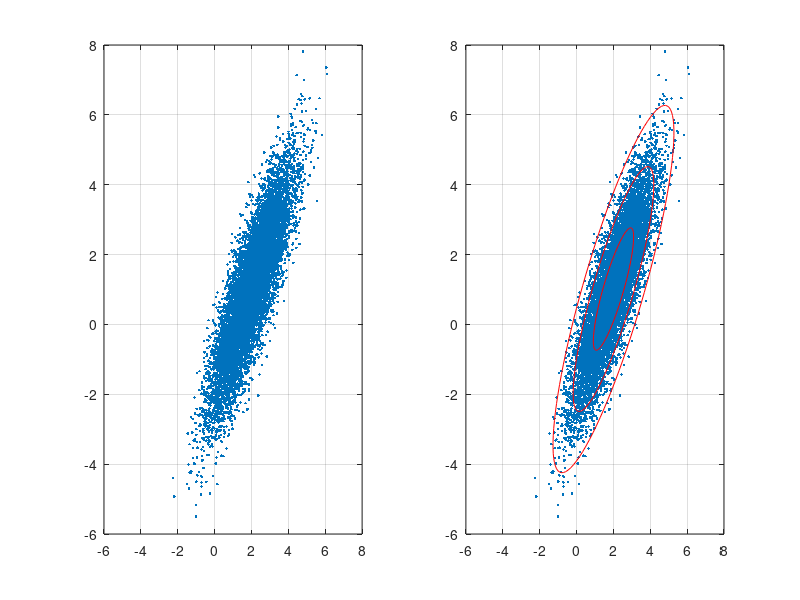

Write the MATLAB code that produced this figure.
clear all, close all, clc
xC=[2;1;];
sig=[2;.5;];

theta=pi/3
R=[cos(theta) -sin(theta); sin(theta) cos(theta)]

nPoints=10000;
X=R*diag(sig)*randn(2,nPoints)+diag(xC)*ones(2,nPoints);

subplot(1,2,1)
scatter(X(1,:),X(2,:),'.','Linewidth',1)
hold on, box on, grid on
axis([-6 8 -6 8])

Xavg=mean(X,2) %compute mean vector of all data(close to the center)
B=X-Xavg*ones(1,nPoints); %mean centered
[U,S,V] = svd(B/sqrt(nPoints),'econ') %normalazing B

subplot(1,2,2)
scatter(X(1,:),X(2,:),'.','Linewidth',1)
hold on, box on, grid on
axis([-6 8 -6 8])

theta=(0:.01:1)*2*pi;
[Xstd] = U*S*[cos(theta);sin(theta)];
plot(Xavg(1)+Xstd(1,:),Xavg(2)+Xstd(2,:),'-r')
plot(Xavg(1)+2*Xstd(1,:),Xavg(2)+2*Xstd(2,:),'-r')
plot(Xavg(1)+3*Xstd(1,:),Xavg(2)+3*Xstd(2,:),'-r')
